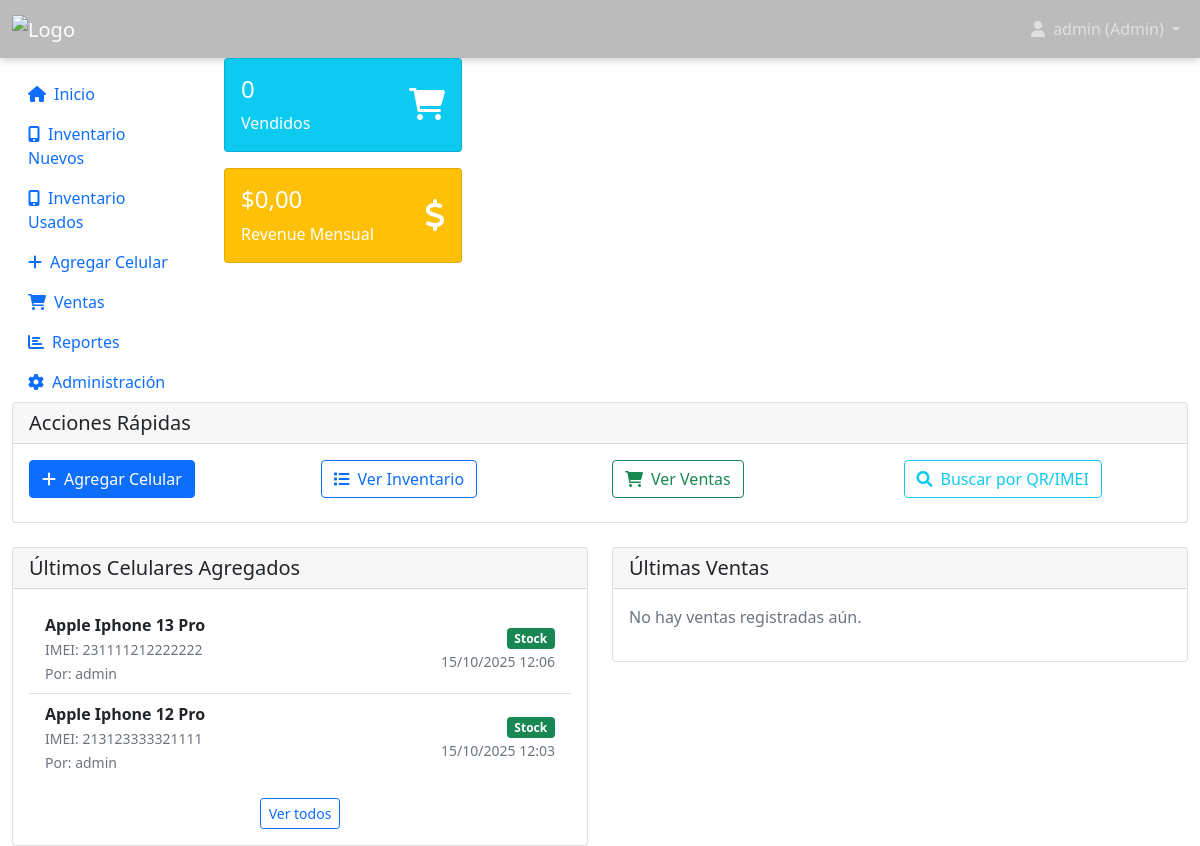
The page / (signed in) on the database as committed earlier.
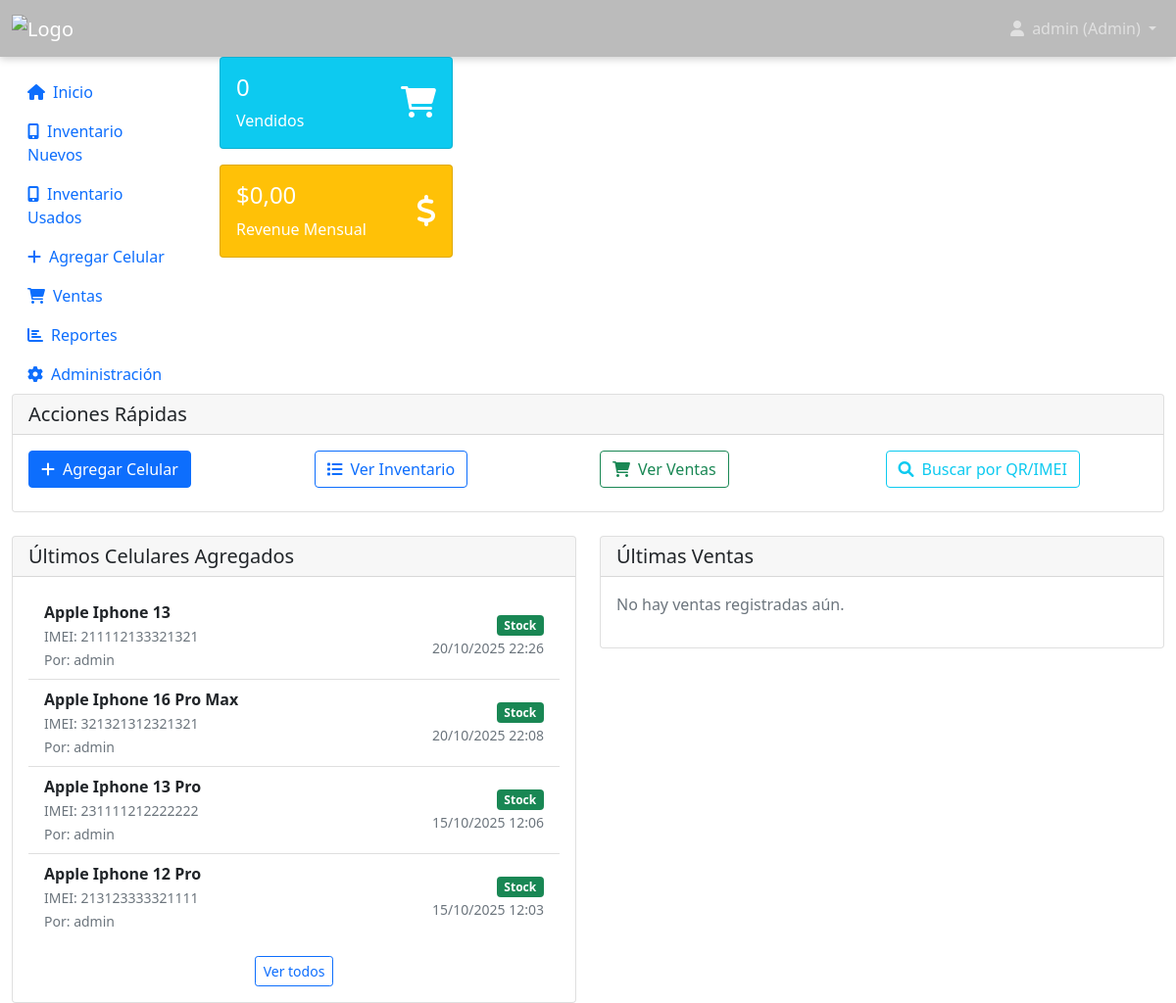
The same page on the database as committed later.
### inventory/models.py (models this page shows, shortened)
class Phone(models.Model):
    internal_code = models.CharField(
        max_length=30,
        unique=True,
        blank=True,
        null=True,
        verbose_name='Código interno'
    )
    battery_percentage = models.PositiveIntegerField(
        default=100,
        verbose_name='Porcentaje de batería'
    )
    ACQUISITION_CHOICES = [
        ('mayorista', 'Compra mayorista'),
        ('parte_pago', 'Parte de pago'),
        ('', 'No aplica'),
    ]
    acquisition_type = models.CharField(
        max_length=20,
        choices=ACQUISITION_CHOICES,
        blank=True,
        default='',
        verbose_name='Tipo de adquisición'
    )
    acquired_from = models.ForeignKey(
        'Customer',
        on_delete=models.SET_NULL,
        null=True,
        blank=True,
        verbose_name='Cliente que entregó',
        help_text='Solo si fue parte de pago',
        related_name='phones_acquired'
    )
    """
    Modelo principal para los celulares en inventario
    """
    STATUS_CHOICES = [
        ('available', 'Stock'),          # antes Disponible
        ('reserved', 'Reservado'),
        ('sold', 'Vendido'),
        ('service', 'Servicio técnico'), # nuevo (reemplaza damaged como estado operativo)
        ('in_transit', 'En camino'),
        ('warehouse', 'Depósito'),       # nuevo: almacenado fuera de sala de ventas
    ]
    CONDITION_CHOICES = [
        ('new', 'Nuevo'),
        ('used', 'Usado'),
        ('refurbished', 'Reacondicionado'),
        ('trade_in', 'Parte de pago'),
    ]
    imei_validator = RegexValidator(
        regex=r'^\d{15}$',
        message='El IMEI debe tener exactamente 15 dígitos'
    )
    id = models.UUIDField(
        primary_key=True,
        default=uuid.uuid4,
        editable=False
    )
    model = models.ForeignKey(
        PhoneModel,
        on_delete=models.CASCADE,
        verbose_name='Modelo'
    )
    imei = models.CharField(
        max_length=15,
        unique=True,
        validators=[imei_validator],
        verbose_name='IMEI'
    )
    status = models.CharField(
        max_length=20,
        choices=STATUS_CHOICES,
        default='available',
        verbose_name='Estado'
    )
    condition = models.CharField(
        max_length=20,
        choices=CONDITION_CHOICES,
        default='new',
        verbose_name='Condición'
    )
    price = models.DecimalField(
        max_digits=10,
        decimal_places=2,
        verbose_name='Precio'
    )
    storage_capacity = models.CharField(
        max_length=10,
        blank=True,
        verbose_name='Capacidad de almacenamiento'
    )
    color = models.CharField(
        max_length=30,
        blank=True,
        verbose_name='Color'
    )
    notes = models.TextField(
        blank=True,
        verbose_name='Notas'
    )
    added_by = models.ForeignKey(
        CustomUser,
        on_delete=models.SET_NULL,
        null=True,
        related_name='phones_added',
        verbose_name='Agregado por'
    )
    created_at = models.DateTimeField(
        auto_now_add=True,
        verbose_name='Fecha de ingreso'
    )
    updated_at = models.DateTimeField(
        auto_now=True,
        verbose_name='Última modificación'
    )
    class Meta:
        verbose_name = 'Celular'
        verbose_name_plural = 'Celulares'
        ordering = ['-created_at']

class PhoneModel(models.Model):
    brand = models.ForeignKey(
        Brand,
        on_delete=models.CASCADE,
        verbose_name='Marca'
    )
    name = models.CharField(
        max_length=100,
        verbose_name='Nombre del modelo'
    )
    is_active = models.BooleanField(
        default=True,
        verbose_name='Activo'
    )
    created_at = models.DateTimeField(
        auto_now_add=True,
        verbose_name='Fecha de creación'
    )
    class Meta:
        verbose_name = 'Modelo de celular'
        verbose_name_plural = 'Modelos de celulares'
        unique_together = ['brand', 'name']
        ordering = ['brand__name', 'name']
    def __str__(self):
        return f"{self.brand.name} {self.name}"

class Brand(models.Model):
    name = models.CharField(
        max_length=50,
        unique=True,
        verbose_name='Nombre'
    )
    is_active = models.BooleanField(
        default=True,
        verbose_name='Activa'
    )
    created_at = models.DateTimeField(
        auto_now_add=True,
        verbose_name='Fecha de creación'
    )
    class Meta:
        verbose_name = 'Marca'
        verbose_name_plural = 'Marcas'
        ordering = ['name']

class CustomUser(AbstractUser):
    ROLE_CHOICES = [
        ('admin', 'Administrador'),
        ('employee', 'Empleado'),
    ]
    role = models.CharField(
        max_length=10,
        choices=ROLE_CHOICES,
        default='employee',
        verbose_name='Rol'
    )
    phone = models.CharField(
        max_length=20,
        blank=True,
        verbose_name='Teléfono'
    )
    created_at = models.DateTimeField(
        auto_now_add=True,
        verbose_name='Fecha de creación'
    )
    is_active_employee = models.BooleanField(
        default=True,
        verbose_name='Empleado activo'
    )
    class Meta:
        verbose_name = 'Usuario'
        verbose_name_plural = 'Usuarios'

### inventory/views.py (the view)
# urls.py: path('', views.home, name='home'),
@login_required
def home(request):
    if hasattr(request.user, 'role') and request.user.role == 'employee':
        return redirect('inventory_new_list')
    total_phones = Phone.objects.count()
    available_phones = Phone.objects.filter(status='available').count()
    sold_phones = Phone.objects.filter(status='sold').count()
    reserved_phones = Phone.objects.filter(status='reserved').count()
    current_month = timezone.now().replace(day=1, hour=0, minute=0, second=0, microsecond=0)
    monthly_sales = Sale.objects.filter(sale_date__gte=current_month).count()
    monthly_revenue = Sale.objects.filter(
        sale_date__gte=current_month
    ).aggregate(total=Sum('sale_price'))['total'] or 0
    recent_phones = Phone.objects.select_related('model__brand', 'added_by').order_by('-created_at')[:5]
    recent_sales = Sale.objects.select_related('phone__model__brand', 'customer', 'sold_by').order_by('-sale_date')[:5]
    context = {
        'total_phones': total_phones,
        'available_phones': available_phones,
        'sold_phones': sold_phones,
        'reserved_phones': reserved_phones,
        'monthly_sales': monthly_sales,
        'monthly_revenue': monthly_revenue,
        'recent_phones': recent_phones,
        'recent_sales': recent_sales,
    }
    return render(request, 'inventory/home.html', context)

### inventory/context_processors.py (called while the page is built)
def user_info(request):
    context = {}
    if request.user.is_authenticated:
        context['user_role'] = 'admin' if request.user.is_staff else 'empleado'
        context['user_full_name'] = request.user.get_full_name() or request.user.username
    return context

### templates/inventory/home.html (shortened to what the changed rows need)
{% extends 'base.html' %}
{% block content %}
<div class="row">
    <div class="col-md-6">
        <div class="card">
            <div class="card-body">
                {% if recent_phones %}
                    <div class="list-group list-group-flush">
                        {% for phone in recent_phones %}
                            <div class="list-group-item d-flex justify-content-between align-items-center">
                                <div>
                                    <strong>{{ phone.model }}</strong><br>
                                    <small class="text-muted">IMEI: {{ phone.imei }}</small><br>
                                    <small class="text-muted">Por: {{ phone.added_by.get_full_name|default:phone.added_by.username }}</small>
                                </div>
                                <div class="text-end">
                                    <span class="badge bg-{{ phone.status|yesno:'success,warning,danger' }} status-badge">
                                        {{ phone.get_status_display }}
                                    </span><br>
                                    <small class="text-muted">{{ phone.created_at|date:"d/m/Y H:i" }}</small>
                                </div>
                            </div>
                        {% endfor %}
                    </div>
                {% else %}
                    <p class="text-muted">No hay celulares registrados aún.</p>
                {% endif %}
            </div>
        </div>
    </div>
</div>
{% endblock %}

Rows that differ between the two databases and show on the page:
added Phone: model "Apple Iphone 13", imei "211112133321321", added_by.get_full_name "admin", status "Stock", created_at "20/10/2025 22:26"
added Phone: model "Apple Iphone 16 Pro Max", imei "321321312321321", added_by.get_full_name "admin", status "Stock", created_at "20/10/2025 22:08"
